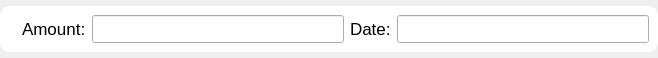
<?xml version="1.0" encoding="UTF-8"?>
<ui version="4.0">
 <class>WithdrawalCard</class>
 <widget class="QWidget" name="WithdrawalCard">
  <property name="geometry">
   <rect>
    <x>0</x>
    <y>0</y>
    <width>658</width>
    <height>58</height>
   </rect>
  </property>
  <property name="sizePolicy">
   <sizepolicy hsizetype="Preferred" vsizetype="Fixed">
    <horstretch>0</horstretch>
    <verstretch>0</verstretch>
   </sizepolicy>
  </property>
  <property name="windowTitle">
   <string>Form</string>
  </property>
  <layout class="QHBoxLayout" name="horizontalLayout_2">
   <property name="spacing">
    <number>0</number>
   </property>
   <property name="leftMargin">
    <number>0</number>
   </property>
   <property name="topMargin">
    <number>0</number>
   </property>
   <property name="rightMargin">
    <number>0</number>
   </property>
   <property name="bottomMargin">
    <number>0</number>
   </property>
   <item>
    <widget class="QWidget" name="widget" native="true">
     <property name="sizePolicy">
      <sizepolicy hsizetype="Preferred" vsizetype="Fixed">
       <horstretch>0</horstretch>
       <verstretch>0</verstretch>
      </sizepolicy>
     </property>
     <property name="styleSheet">
      <string notr="true">.QWidget {
	background-color: white;
	border-radius: 10;
}</string>
     </property>
     <layout class="QHBoxLayout" name="horizontalLayout">
      <item>
       <widget class="QLabel" name="withdrawalImage">
        <property name="sizePolicy">
         <sizepolicy hsizetype="Maximum" vsizetype="Maximum">
          <horstretch>0</horstretch>
          <verstretch>0</verstretch>
         </sizepolicy>
        </property>
        <property name="minimumSize">
         <size>
          <width>0</width>
          <height>0</height>
         </size>
        </property>
        <property name="maximumSize">
         <size>
          <width>40</width>
          <height>40</height>
         </size>
        </property>
        <property name="sizeIncrement">
         <size>
          <width>0</width>
          <height>0</height>
         </size>
        </property>
        <property name="styleSheet">
         <string notr="true">QLabel:hover {
	filter: brightness(50%);
}</string>
        </property>
        <property name="text">
         <string/>
        </property>
        <property name="pixmap">
         <pixmap>assets/images/withdraw.png</pixmap>
        </property>
        <property name="scaledContents">
         <bool>true</bool>
        </property>
       </widget>
      </item>
      <item>
       <widget class="QLabel" name="ammountLabel">
        <property name="font">
         <font>
          <pointsize>13</pointsize>
         </font>
        </property>
        <property name="text">
         <string>Amount:</string>
        </property>
       </widget>
      </item>
      <item>
       <widget class="QLineEdit" name="ammountLineEdit">
        <property name="minimumSize">
         <size>
          <width>100</width>
          <height>0</height>
         </size>
        </property>
        <property name="font">
         <font>
          <pointsize>13</pointsize>
         </font>
        </property>
        <property name="maxLength">
         <number>16</number>
        </property>
        <property name="readOnly">
         <bool>true</bool>
        </property>
       </widget>
      </item>
      <item>
       <widget class="QLabel" name="dateLabel">
        <property name="font">
         <font>
          <pointsize>13</pointsize>
         </font>
        </property>
        <property name="text">
         <string>Date:</string>
        </property>
       </widget>
      </item>
      <item>
       <widget class="QLineEdit" name="dateLineEdit">
        <property name="font">
         <font>
          <pointsize>13</pointsize>
         </font>
        </property>
       </widget>
      </item>
     </layout>
    </widget>
   </item>
  </layout>
 </widget>
 <resources/>
 <connections/>
</ui>
